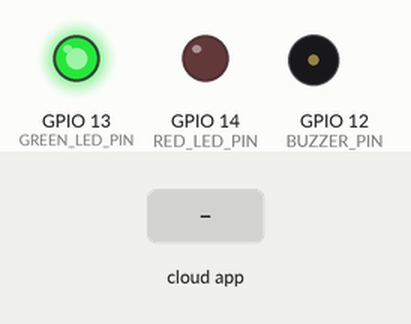
A sketch run on a simulated ESP32. Parts: output pins drawn as LEDs (lit = HIGH), buzzer (waves = sounding). The inputs (shaded band) are chosen by the test bench. WiFi joins after 1.5 s; servers stay silent unless stated; the ROS host is connected and sends only what is stated; what the sketch prints to the serial monitor is not drawn.

Above: at 2.7 s.
2.8 s: the phone or cloud app sets posture_status to 1
At 4.0 s:
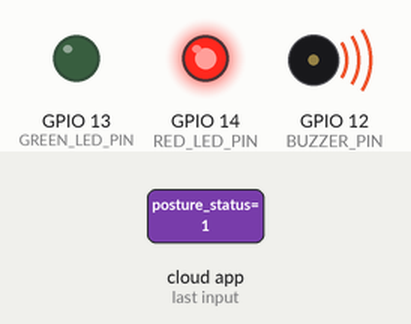
4.3 s: the phone or cloud app sets posture_status to 0
At 5.5 s:
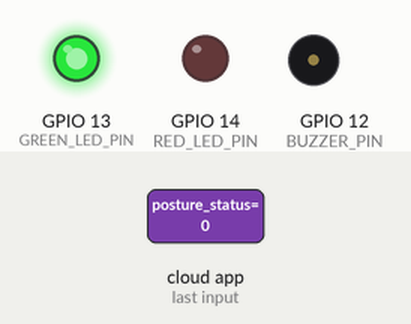
Timing chart, 0 to 7.3 s (numbered marks = the images above; inputs shaded):
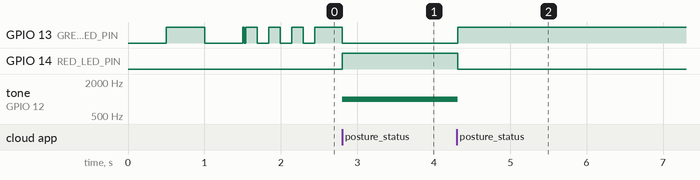

The sketch:

esp32_server.ino
```cpp
/*
 * ==========================================================================
 * ESP32 Micro-ROS 거북목 알림 장치 (Wi-Fi Subscriber Node)
 * ==========================================================================
 *
 * [기능]
 * ROS 2 토픽 'posture_status'를 구독(Subscribe)하여,
 * 파이썬 노드(turtle_neck_detector_v2)가 보내는 자세 판별 결과에 따라
 * LED와 부저를 제어합니다.
 *
 * [통신 방식]
 * Wi-Fi를 통한 Micro-ROS Agent(UDP) 통신
 *
 * [Micro-ROS Agent 실행 (PC 터미널)]
 * $ docker run -it --rm -p 8888:8888/udp microros/micro-ros-agent:jazzy udp4 --port 8888
 *
 * ==========================================================================
 */

#include <micro_ros_arduino.h>
#include <WiFi.h>

#include <stdio.h>
#include <rcl/rcl.h>
#include <rcl/error_handling.h>
#include <rclc/rclc.h>
#include <rclc/executor.h>
#include <std_msgs/msg/int32.h>

// ======================== Wi-Fi 및 Agent 설정 ========================
const char* ssid = "5층";
const char* password = "48864886";

// PC(WSL2가 실행되는 윈도우 호스트)의 IP 주소
const char* agent_ip_str = "192.168.0.45";
const uint16_t agent_port = 8888;

// ======================== 하드웨어 핀 설정 ========================
#define GREEN_LED_PIN  13   // 초록 LED: 정상 자세 표시
#define RED_LED_PIN    14   // 빨간 LED: 거북목 경고 표시
#define BUZZER_PIN     12   // 피에조 부저: 거북목 경고 알림음

// 부저 설정 (LEDC)
#define BUZZER_FREQ    1000  // 경고음 주파수 (Hz)
#define BUZZER_CHANNEL 0     // ESP32 LEDC 채널

// ======================== Micro-ROS 객체 ========================
rcl_subscription_t subscriber;
std_msgs__msg__Int32 msg;
rclc_executor_t executor;
rclc_support_t support;
rcl_allocator_t allocator;
rcl_node_t node;

// ======================== 상태 관리 ========================
int current_posture = 0;

enum AgentState {
  WAITING_AGENT,      // Agent 연결 대기 중
  AGENT_AVAILABLE,    // Agent 감지됨 → 초기화 진행
  AGENT_CONNECTED,    // Agent 연결 완료 → 정상 동작 중
  AGENT_DISCONNECTED  // Agent 연결 끊김 → 재연결 시도
};
AgentState state = WAITING_AGENT;

// 🌟 수정된 에러 처리 매크로: 실패 시 무한루프 대신 false 반환 🌟
#define RCCHECK(fn) { rcl_ret_t temp_rc = fn; if (temp_rc != RCL_RET_OK) { Serial.println("[에러] Micro-ROS 통신 지연. 재시도합니다..."); return false; } }
#define RCSOFTCHECK(fn) { rcl_ret_t temp_rc = fn; (void)temp_rc; }

// ======================== 함수 정의 ========================

void set_normal_posture() {
  digitalWrite(GREEN_LED_PIN, HIGH);
  digitalWrite(RED_LED_PIN, LOW);
  ledcWrite(BUZZER_PIN, 0);  // 부저 끄기
  Serial.println("[ROS2] 상태: 바른 자세 (GREEN LED ON)");
}

void set_warning_posture() {
  digitalWrite(GREEN_LED_PIN, LOW);
  digitalWrite(RED_LED_PIN, HIGH);
  ledcWrite(BUZZER_PIN, 128);  // 부저 켜기 (듀티 50%)
  Serial.println("[ROS2] 상태: 거북목 감지! (RED LED ON, BUZZER ON)");
}

void set_waiting_pattern() {
  static unsigned long last_blink = 0;
  if (millis() - last_blink > 500) {
    digitalWrite(GREEN_LED_PIN, !digitalRead(GREEN_LED_PIN));
    digitalWrite(RED_LED_PIN, LOW);
    last_blink = millis();
  }
}

// 토픽 수신 콜백 함수
void subscription_callback(const void * msgin) {
  const std_msgs__msg__Int32 * incoming = (const std_msgs__msg__Int32 *)msgin;
  int received_value = incoming->data;

  if (received_value != current_posture) {
    current_posture = received_value;
    if (current_posture == 0) {
      set_normal_posture();
    } else {
      set_warning_posture();
    }
  }
}

bool check_agent() {
  return (RMW_RET_OK == rmw_uros_ping_agent(300, 1));
}

bool create_entities() {
  allocator = rcl_get_default_allocator();

  RCCHECK(rclc_support_init(&support, 0, NULL, &allocator));

  RCCHECK(rclc_node_init_default(
    &node,
    "esp32_posture_node",
    "",
    &support
  ));

  RCCHECK(rclc_subscription_init_best_effort(
    &subscriber,
    &node,
    ROSIDL_GET_MSG_TYPE_SUPPORT(std_msgs, msg, Int32),
    "posture_status"
  ));

  RCCHECK(rclc_executor_init(&executor, &support.context, 1, &allocator));

  RCCHECK(rclc_executor_add_subscription(
    &executor,
    &subscriber,
    &msg,
    &subscription_callback,
    ON_NEW_DATA
  ));

  return true;
}

void destroy_entities() {
  rmw_context_t * rmw_context = rcl_context_get_rmw_context(&support.context);
  (void) rmw_uros_set_context_entity_destroy_session_timeout(rmw_context, 0);

  RCSOFTCHECK(rcl_subscription_fini(&subscriber, &node));
  RCSOFTCHECK(rcl_node_fini(&node));
  RCSOFTCHECK(rclc_support_fini(&support));
  rclc_executor_fini(&executor);
}

// ======================== Arduino 메인 ========================

void setup() {
  Serial.begin(115200);

  pinMode(GREEN_LED_PIN, OUTPUT);
  pinMode(RED_LED_PIN, OUTPUT);

  ledcAttach(BUZZER_PIN, BUZZER_FREQ, 8);
  ledcWrite(BUZZER_PIN, 0);

  digitalWrite(GREEN_LED_PIN, LOW);
  digitalWrite(RED_LED_PIN, LOW);

  // Wi-Fi 수동 연결 및 상태 출력
  Serial.println();
  Serial.print("[Wi-Fi] '"); Serial.print(ssid); Serial.println("' 네트워크에 연결 시도 중...");

  WiFi.begin(ssid, password);
  while (WiFi.status() != WL_CONNECTED) {
    delay(500);
    Serial.print(".");
    digitalWrite(GREEN_LED_PIN, !digitalRead(GREEN_LED_PIN)); // 연결 중 초록불 토글
  }

  Serial.println();
  Serial.println("[Wi-Fi] 연결 성공!");
  Serial.print("[Wi-Fi] ESP32 IP 주소: ");
  Serial.println(WiFi.localIP());

  // Micro-ROS Wi-Fi 전송 설정
  Serial.print("[Micro-ROS] Agent IP: "); Serial.println(agent_ip_str);
  Serial.print("[Micro-ROS] Agent Port: "); Serial.println(agent_port);

  // 이미 Wi-Fi에 연결되어 있으므로 아래 함수는 전송 계층만 설정합니다.
  set_microros_wifi_transports((char*)ssid, (char*)password, (char*)agent_ip_str, agent_port);

  state = WAITING_AGENT;

  Serial.println("===========================================");
  Serial.println("  ESP32 Micro-ROS 거북목 알림 장치 (Wi-Fi)");
  Serial.println("===========================================");
}

void loop() {
  switch (state) {
    case WAITING_AGENT:
      {
        set_waiting_pattern();

        static unsigned long last_debug_time = 0;
        if (millis() - last_debug_time > 2000) {
          // IP 주소를 192.168.0.45 로 변경 적용
          Serial.println("[Micro-ROS] PC의 Agent(192.168.0.45:8888) 응답을 기다리는 중...");
          last_debug_time = millis();
        }

        if (check_agent()) {
          Serial.println("[Micro-ROS] Agent 감지 완료! 통신 초기화를 시작합니다...");
          state = AGENT_AVAILABLE;
        }
      }
      break;

    case AGENT_AVAILABLE:
      if (create_entities()) {
        Serial.println("[Micro-ROS] 노드 및 구독자 생성 완료!");
        Serial.println("[Micro-ROS] 'posture_status' 토픽 수신 대기 중...");

        for (int i = 0; i < 3; i++) {
          digitalWrite(GREEN_LED_PIN, HIGH);
          delay(150);
          digitalWrite(GREEN_LED_PIN, LOW);
          delay(150);
        }

        set_normal_posture();
        state = AGENT_CONNECTED;
      } else {
        // 🌟 찌꺼기 리소스 정리 후 재연결 유도
        destroy_entities();
        state = WAITING_AGENT;
      }
      break;

    case AGENT_CONNECTED:
      RCSOFTCHECK(rclc_executor_spin_some(&executor, RCL_MS_TO_NS(100)));

      if (!check_agent()) {
        Serial.println("[Micro-ROS] Agent 연결이 끊겼습니다!");
        state = AGENT_DISCONNECTED;
      }
      break;

    case AGENT_DISCONNECTED:
      Serial.println("[Micro-ROS] 리소스 정리 후 재연결을 시도합니다...");
      destroy_entities();

      for (int i = 0; i < 3; i++) {
        digitalWrite(RED_LED_PIN, HIGH);
        delay(200);
        digitalWrite(RED_LED_PIN, LOW);
        delay(200);
      }

      state = WAITING_AGENT;
      break;

    default:
      break;
  }

  delay(10);
}
```

Measured:
- after the input at 2.8 s, GPIO 13 (GREEN_LED_PIN): HIGH → LOW at once; GPIO 14 (RED_LED_PIN): LOW → HIGH at once; tone on GPIO 12 (BUZZER_PIN): silent → 1000 Hz at once
- after the input at 4.3 s, GPIO 13 (GREEN_LED_PIN): LOW → HIGH at once; GPIO 14 (RED_LED_PIN): HIGH → LOW at once; tone on GPIO 12 (BUZZER_PIN): 1000 Hz → silent at once
